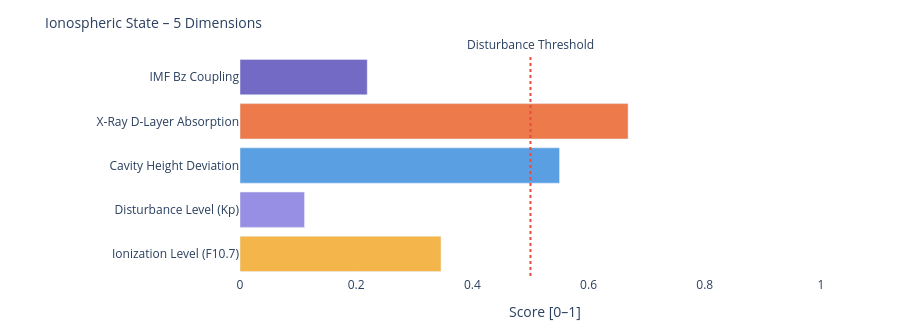

The notebook cell saved with this chart:
### Markdown cell above
---
### 📐 Systemic Insight: Geometric Cavity vs. Real Schumann Resonance

**Relevant for:** Layer 6 = delta analysis &nbsp;|&nbsp; Layer 7 = feature vector / system interpretation

A cavity height change from 80 km to 70 km shifts the **idealized geometric frequencies** only minimally:

| Modus | Aktuell | Referenz | Δ |
|-------|---------|----------|---|
| SR-1 | 10.4762 Hz | 10.4599 Hz | +16 mHz |
| SR-2 | 18.1452 Hz | 18.1171 Hz | +28 mHz |
| SR-3 | 25.6612 Hz | 25.6215 Hz | +40 mHz |
| SR-4 | 33.1285 Hz | 33.0772 Hz | +51 mHz |

The geometric effect is limited because 10 km is very small compared to Earth's radius (~6371 km).

**Consequence:** Real Schumann deviations are likely driven more strongly by **conductivity, damping, day/night structure, lightning distribution and source geometry** than by pure cavity height.

---

**Layer 6 compares:**
```
geometric Δ from Layer 4  vs.  observed Δ from real Schumann measurement data
```

**Layer 7 Feature:**
```
If real Δ >> geometric Δ  →  non-geometric factors dominant
```

### Code cell
# ============================================================
# IONOSPHERIC STATE – Summary gauge
# Five dimensions: ionization, disturbance, cavity height, X-Ray, Bz coupling
# ============================================================

def norm(v, lo, hi):
    if v is None: return None
    return round(max(0.0, min(1.0, (v - lo) / (hi - lo))), 3)

# Ionization level (F10.7 → F2-Layer)
ioniz = norm(f107_val, 60, 250)

# Disturbance level (Kp → E/F-Layer irregularities)
disturb = norm(kp_val, 0, 9)

# Cavity height deviation from reference (80 km)
h_dev = norm(abs(h_eff - 80), 0, 20)

# X-Ray ionization (D-Layer absorption)
xray_ioniz = None
if xray_now is not None:
    xray_ioniz = norm(math.log10(max(xray_now, 1e-9)) + 9, 0, 5)

# Bz coupling (southward Bz → stronger magnetosphere-ionosphere coupling)
bz_coupling = norm(-(bz_now or 0), -5, 30) if bz_now is not None else None

dims = [
    ('Ionization Level (F10.7)',    ioniz,      '#F2A623'),
    ('Disturbance Level (Kp)',      disturb,    '#7F77DD'),
    ('Cavity Height Deviation',     h_dev,      '#378ADD'),
    ('X-Ray D-Layer Absorption',    xray_ioniz, '#E85D24'),
    ('IMF Bz Coupling',             bz_coupling,'#534AB7'),
]

fig = go.Figure()
for name, val, col in dims:
    if val is not None:
        h = int(val * 20)
        bar = '█' * h + '░' * (20 - h)
        label = f'{name}:  {bar}  {val:.3f}'
    else:
        label = f'{name}:  {"─" * 20}  n/a'
    fig.add_trace(go.Bar(
        x=[val if val is not None else 0],
        y=[name],
        orientation='h',
        marker_color=col, opacity=0.82,
        showlegend=False
    ))

fig.add_vline(x=0.5, line_dash='dot', line_color='#e74c3c',
              annotation_text='Disturbance Threshold', annotation_position='top')
fig.update_layout(
    title=dict(text='Ionospheric State – 5 Dimensions', font=dict(size=14)),
    xaxis=dict(title='Score [0–1]', range=[0, 1.05]),
    height=330, plot_bgcolor='rgba(0,0,0,0)', paper_bgcolor='rgba(0,0,0,0)',
    margin=dict(l=240, r=50, t=55, b=40)
)
fig.show()

print(f'\nIonospheric state:')
for name, val, _ in dims:
    print(f'  {name:<35} {val:.3f}' if val is not None else f'  {name:<35} n/a')

### Figure 1 — Plotly figure (JSON) as saved in the notebook; plotly's stock layout.template omitted (floating-point values rounded to 4 significant figures)
{"data": [{"marker": {"color": "#F2A623"}, "opacity": 0.82, "orientation": "h", "showlegend": false, "type": "bar", "x": [0.346], "y": ["Ionization Level (F10.7)"]}, {"marker": {"color": "#7F77DD"}, "opacity": 0.82, "orientation": "h", "showlegend": false, "type": "bar", "x": [0.111], "y": ["Disturbance Level (Kp)"]}, {"marker": {"color": "#378ADD"}, "opacity": 0.82, "orientation": "h", "showlegend": false, "type": "bar", "x": [0.55], "y": ["Cavity Height Deviation"]}, {"marker": {"color": "#E85D24"}, "opacity": 0.82, "orientation": "h", "showlegend": false, "type": "bar", "x": [0.668], "y": ["X-Ray D-Layer Absorption"]}, {"marker": {"color": "#534AB7"}, "opacity": 0.82, "orientation": "h", "showlegend": false, "type": "bar", "x": [0.219], "y": ["IMF Bz Coupling"]}], "layout": {"annotations": [{"showarrow": false, "text": "Disturbance Threshold", "x": 0.5, "xanchor": "center", "xref": "x", "y": 1, "yanchor": "bottom", "yref": "y domain"}], "height": 330, "margin": {"b": 40, "l": 240, "r": 50, "t": 55}, "paper_bgcolor": "rgba(0,0,0,0)", "plot_bgcolor": "rgba(0,0,0,0)", "shapes": [{"line": {"color": "#e74c3c", "dash": "dot"}, "type": "line", "x0": 0.5, "x1": 0.5, "xref": "x", "y0": 0, "y1": 1, "yref": "y domain"}], "title": {"font": {"size": 14}, "text": "Ionospheric State – 5 Dimensions"}, "xaxis": {"range": [0, 1.05], "title": {"text": "Score [0–1]"}}}}
